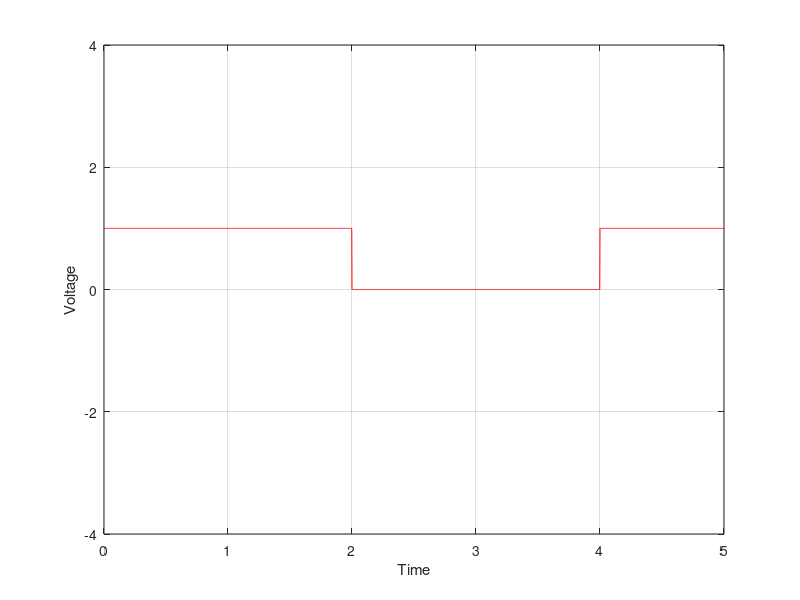

This figure's MATLAB source:
clc;
close all;
clear;

bitstream = [1 1 0 0 1];
L = length(bitstream);

n = 500;
dt = 1/n;
x = 0:dt:L;

y = ones(1, length(x));

for i=0 : L-1
    if(bitstream(i+1)==0)
      y((i*n+1):(i+1)*n)=0; 
    end    
end

plot(x, y, 'r');
axis([0 x(end) -4 4]);
grid on;

xlabel('Time');
ylabel('Voltage');

size=length(y);
len=floor(size/L);
decode=zeros(1,L);

for i=0:L-1
  if(y(i*len+1)==1)
    decode(i+1)=1;
  end
end
disp(decode);


